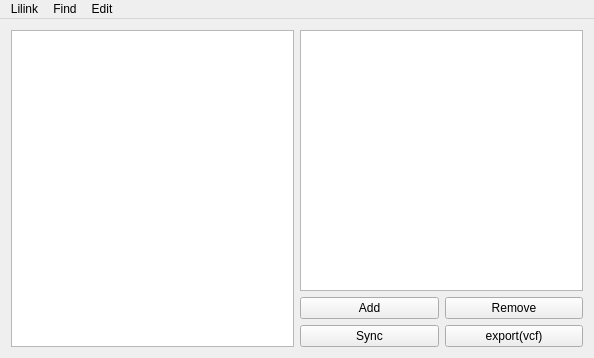
<?xml version="1.0" encoding="UTF-8"?>
<ui version="4.0">
 <class>MainWindow</class>
 <widget class="QMainWindow" name="MainWindow">
  <property name="geometry">
   <rect>
    <x>0</x>
    <y>0</y>
    <width>594</width>
    <height>358</height>
   </rect>
  </property>
  <property name="windowTitle">
   <string>Lilink</string>
  </property>
  <widget class="QWidget" name="centralWidget">
   <layout class="QHBoxLayout" name="horizontalLayout">
    <item>
     <widget class="QTableWidget" name="tableWidget">
      <property name="autoFillBackground">
       <bool>false</bool>
      </property>
      <property name="sizeAdjustPolicy">
       <enum>QAbstractScrollArea::AdjustToContents</enum>
      </property>
      <property name="editTriggers">
       <set>QAbstractItemView::NoEditTriggers</set>
      </property>
      <property name="selectionBehavior">
       <enum>QAbstractItemView::SelectRows</enum>
      </property>
      <property name="showGrid">
       <bool>false</bool>
      </property>
      <property name="gridStyle">
       <enum>Qt::SolidLine</enum>
      </property>
      <property name="cornerButtonEnabled">
       <bool>true</bool>
      </property>
      <attribute name="horizontalHeaderCascadingSectionResizes">
       <bool>false</bool>
      </attribute>
      <attribute name="verticalHeaderVisible">
       <bool>false</bool>
      </attribute>
     </widget>
    </item>
    <item>
     <layout class="QVBoxLayout" name="verticalLayout">
      <item>
       <widget class="QTextBrowser" name="textBrowser"/>
      </item>
      <item>
       <layout class="QGridLayout" name="gridLayout">
        <item row="0" column="0">
         <widget class="QPushButton" name="buttonAdd">
          <property name="text">
           <string>Add</string>
          </property>
         </widget>
        </item>
        <item row="0" column="1">
         <widget class="QPushButton" name="buttonRemove">
          <property name="text">
           <string>Remove</string>
          </property>
         </widget>
        </item>
        <item row="1" column="0">
         <widget class="QPushButton" name="buttonSync">
          <property name="text">
           <string>Sync</string>
          </property>
         </widget>
        </item>
        <item row="1" column="1">
         <widget class="QPushButton" name="buttonExportvcf">
          <property name="text">
           <string>export(vcf)</string>
          </property>
         </widget>
        </item>
       </layout>
      </item>
     </layout>
    </item>
   </layout>
  </widget>
  <widget class="QMenuBar" name="menuBar">
   <property name="geometry">
    <rect>
     <x>0</x>
     <y>0</y>
     <width>594</width>
     <height>20</height>
    </rect>
   </property>
   <widget class="QMenu" name="menuLilink">
    <property name="title">
     <string>Lilink</string>
    </property>
    <addaction name="actionLog_in"/>
    <addaction name="actionLog_out"/>
    <addaction name="actionAcount_info"/>
   </widget>
   <widget class="QMenu" name="menuEdit">
    <property name="title">
     <string>Edit</string>
    </property>
    <widget class="QMenu" name="menuExport_as">
     <property name="title">
      <string>Export as</string>
     </property>
     <addaction name="actionVcf"/>
     <addaction name="actionDoc"/>
     <addaction name="actionPdf"/>
    </widget>
    <addaction name="menuExport_as"/>
   </widget>
   <widget class="QMenu" name="menuFind">
    <property name="title">
     <string>Find</string>
    </property>
    <widget class="QMenu" name="menuFind_by">
     <property name="title">
      <string>Search by ...</string>
     </property>
     <addaction name="actionName"/>
     <addaction name="actionTelephone"/>
     <addaction name="actionQq"/>
    </widget>
    <addaction name="menuFind_by"/>
   </widget>
   <addaction name="menuLilink"/>
   <addaction name="menuFind"/>
   <addaction name="menuEdit"/>
  </widget>
  <action name="actionLog_in">
   <property name="text">
    <string>log in</string>
   </property>
  </action>
  <action name="actionLog_out">
   <property name="text">
    <string>log out</string>
   </property>
  </action>
  <action name="actionAcount_info">
   <property name="text">
    <string>acount info.</string>
   </property>
  </action>
  <action name="actionName">
   <property name="text">
    <string>name</string>
   </property>
  </action>
  <action name="actionTelephone">
   <property name="text">
    <string>telephone</string>
   </property>
  </action>
  <action name="actionQq">
   <property name="text">
    <string>qq</string>
   </property>
  </action>
  <action name="actionVcf">
   <property name="text">
    <string>vcf</string>
   </property>
  </action>
  <action name="actionDoc">
   <property name="text">
    <string>doc</string>
   </property>
  </action>
  <action name="actionPdf">
   <property name="text">
    <string>pdf</string>
   </property>
  </action>
 </widget>
 <layoutdefault spacing="6" margin="11"/>
 <resources/>
 <connections/>
</ui>
